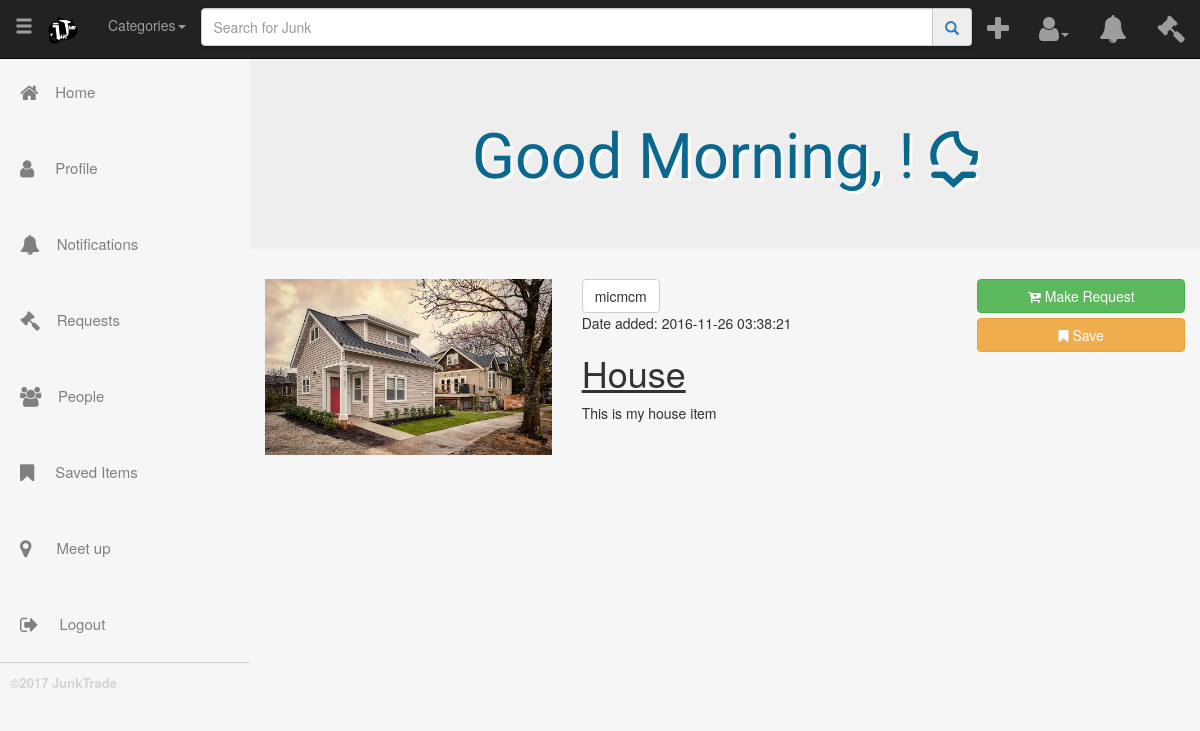
The page /templates/item.php?item=1 on the database its author committed.
### tables this page shows
CREATE TABLE `items` (
  `itemid` int(11) NOT NULL,
  `itemname` varchar(50) NOT NULL,
  `itemdescription` varchar(500) NOT NULL,
  `picture` varchar(1000) NOT NULL,
  `picture2` varchar(1000) NOT NULL,
  `picture3` varchar(1000) NOT NULL,
  `uploaddate` datetime NOT NULL DEFAULT CURRENT_TIMESTAMP,
  `userid` int(11) NOT NULL,
  `views` int(11) NOT NULL DEFAULT '0'
);

CREATE TABLE `users` (
  `id` int(11) NOT NULL,
  `username` varchar(30) NOT NULL,
  `firstname` varchar(50) NOT NULL,
  `lastname` varchar(50) NOT NULL,
  `email` varchar(100) NOT NULL,
  `password` varchar(100) NOT NULL,
  `sQuestion` varchar(100) NOT NULL,
  `sAnswer` varchar(100) NOT NULL,
  `profilepicture` varchar(1000) NOT NULL
);

### lib.php (called while the page is built, shortened)
<?php
function getDBConnection(){
	try{
		$db = new mysqli("localhost","root","","peertrading");
		return $db;
	}catch(Exception $e){ }
	return null;
}
function getUsername($val){
	$db = getDBConnection();
	$rec = null;
	if ($db != null){
		$sql = "SELECT `username` FROM `users` WHERE id = $val;";
		$res = $db->query($sql);
		if ($res){
			$rec = $res->fetch_assoc();
		}
	}
	return $rec;
}
function getItem($itemid){
	$db = getDBConnection();
	$rec = null;
	if ($db != NULL){
		$sql = "SELECT * FROM `items` WHERE itemid = '$itemid';";
		$res = $db->query($sql);
		if ($res){
			$rec= $res->fetch_assoc();
		}
	}
	return $rec;
}
?>

### templates/item.php (the view, shortened to what this page needs)
<?php
include "../lib.php";
include "base.php";
if(isset($_GET['item'])){
	$itemid = $_GET['item'];
	$itemDetails = getItem($itemid);
	$username = getUsername($itemDetails['userid']);
}
?>
<div class ="container-fluid">
  <div class="row">
  <?php
  	echo "<div class='col-lg-4'>
  			<img src=\"" . $itemDetails['picture'] . "\"  style='width:100%; class='img-responsive img-thumbnail mx-auto'>
  		</div>";
  	echo "<div class='col-lg-5'>
  			<button type='button' class='btn btn-default' onclick=\"viewTraderProfile(".$itemDetails['userid'].")\">" . $username['username'] . "</button>
        <p> Date added: " . $itemDetails['uploaddate'] . "</p>
  			<h1><u>" . $itemDetails['itemname'] . "</u></h1>
  			<p>" . $itemDetails['itemdescription'] . "</p>
  		</div>";
      echo "<div class='col-lg-3'>
              <button type='button' class='btn btn-success btn-block' onclick=\"displayItemsForRequest(".$itemDetails['itemid'].")\" id='requestbtn'><i class='fa fa-cart-plus' aria-hidden='true'></i> Make Request</button>
              <button type='button' class='btn btn-warning btn-block' onclick=\"addToSavedItems(".$itemDetails['itemid'].")\" id='requestbtn'><i class='fa fa-bookmark' aria-hidden='true'></i> Save</button>
            </div>";
  ?>
  </div>
</div>

### css/main.css (style rules this page uses)
html { height: 100%; box-sizing: border-box; }
*, *:before, *:after { box-sizing: inherit; }
body { background-color: #f6f6f6; position: relative; margin: 0; padding-bottom: 6rem; padding-top: 54px; min-height: 100%; font-family: "Helvetica Neue", Arial, sans-serif; }

### rows shown on the page
items: picture (picture), uploaddate "2016-11-26 03:38:21", itemname "House", itemdescription "This is my house item"
users: username "micmcm"
